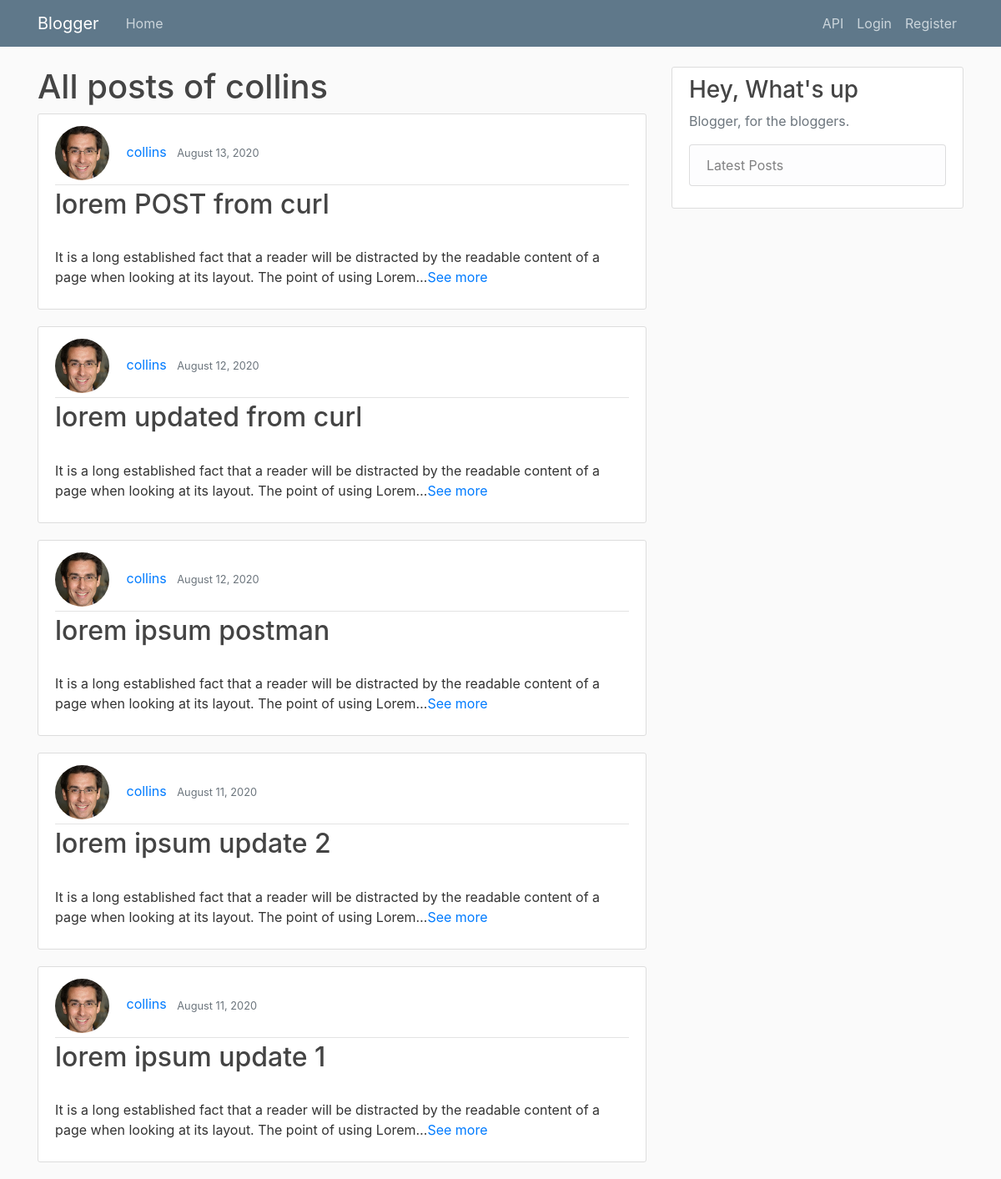
/post/collins/, run on the app's committed database.
### page/models.py (models this page shows, shortened)
class Post(models.Model):
    title = models.CharField(max_length=50)
    content = models.TextField('content')
    date_posted = models.DateTimeField('time published', default=timezone.now)
    author = models.ForeignKey(
        User, related_name='posts', on_delete=models.CASCADE)
    slug = models.SlugField(max_length=75)

### users/models.py (models this page shows, shortened)
class Profile(models.Model):
    user = models.OneToOneField(User, on_delete=models.CASCADE)
    image = models.ImageField(default='default.png', upload_to='profile_pics')

### page/views.py (the view)
# urls.py: path('post/<str:username>/', views.UserPostListView.as_view(), name='user-posts'),
class UserPostListView(generic.ListView):
    template_name = "page/owner_post_list.html"
    context_object_name = 'posts'
    paginate_by = 5
    def get_queryset(self):
        return User.objects.filter(username=self.kwargs['username']).first().posts.all().order_by('-date_posted')
    def get_context_data(self, **kwargs):
        context = super().get_context_data(**kwargs)
        context['profile_owner'] = User.objects.get(
            username=self.kwargs['username'])
        return context

### page/templates/page/owner_post_list.html
{% extends "page/base.html" %}
{% block content %}
<h1>All posts of {{ profile_owner }}</h1>
{% for post in posts %}
<article class="media content-section">
    <div class="media-body">
        <div class="article-metadata">
            <img class="rounded-circle article-img my-1" src="{{ post.author.profile.image.url}}">
            <a class="mr-2" href="{% url 'profile' post.author.username %}">{{ post.author }}</a>
            <small class="text-muted">{{ post.date_posted | date:"F j, Y" }}</small>
        </div>
        <h2><a class="article-title" href="{% url 'page:detail' post.pk post.slug %}">{{ post.title }}</a></h2>
        <p class="article-content">
            {{ post.content | truncatechars:150 }}<a href="{% url 'page:detail' post.pk post.slug %}">See more</a>
        </p>
    </div>
</article>
{% endfor %}
{% endblock content %}

### page/static/page/main.css (style rules this page uses)
body { background: #fafafa; color: #333333; margin-top: 5rem; }
h1, h2, h3, h4, h5, h6 { color: #444444; }
.content-section { background: #ffffff; padding: 10px 20px; border: 1px solid #dddddd; border-radius: 3px; margin-bottom: 20px; }
.article-title { color: #444444; }
.article-content { white-space: pre-line; }
.article-img { height: 65px; width: 65px; margin-right: 16px; }
.article-metadata { padding-bottom: 1px; margin-bottom: 4px; border-bottom: 1px solid #e3e3e3; }

### data on the page
Post: author.profile.image (placeholder picture), author "collins", date_posted "August 13, 2020", title "lorem POST from curl", content "It is a long established fact that a reader will be distracted by the readable content of a page when looking at its layout. The point of using Lorem…"
Post: author.profile.image (placeholder picture), author "collins", date_posted "August 12, 2020", title "lorem updated from curl", content "It is a long established fact that a reader will be distracted by the readable content of a page when looking at its layout. The point of using Lorem…"
Post: author.profile.image (placeholder picture), author "collins", date_posted "August 12, 2020", title "lorem ipsum postman", content "It is a long established fact that a reader will be distracted by the readable content of a page when looking at its layout. The point of using Lorem…"
Post: author.profile.image (placeholder picture), author "collins", date_posted "August 11, 2020", title "lorem ipsum update 2", content "It is a long established fact that a reader will be distracted by the readable content of a page when looking at its layout. The point of using Lorem…"
Post: author.profile.image (placeholder picture), author "collins", date_posted "August 11, 2020", title "lorem ipsum update 1", content "It is a long established fact that a reader will be distracted by the readable content of a page when looking at its layout. The point of using Lorem…"

### other printed values
{{ profile_owner }} "collins"
